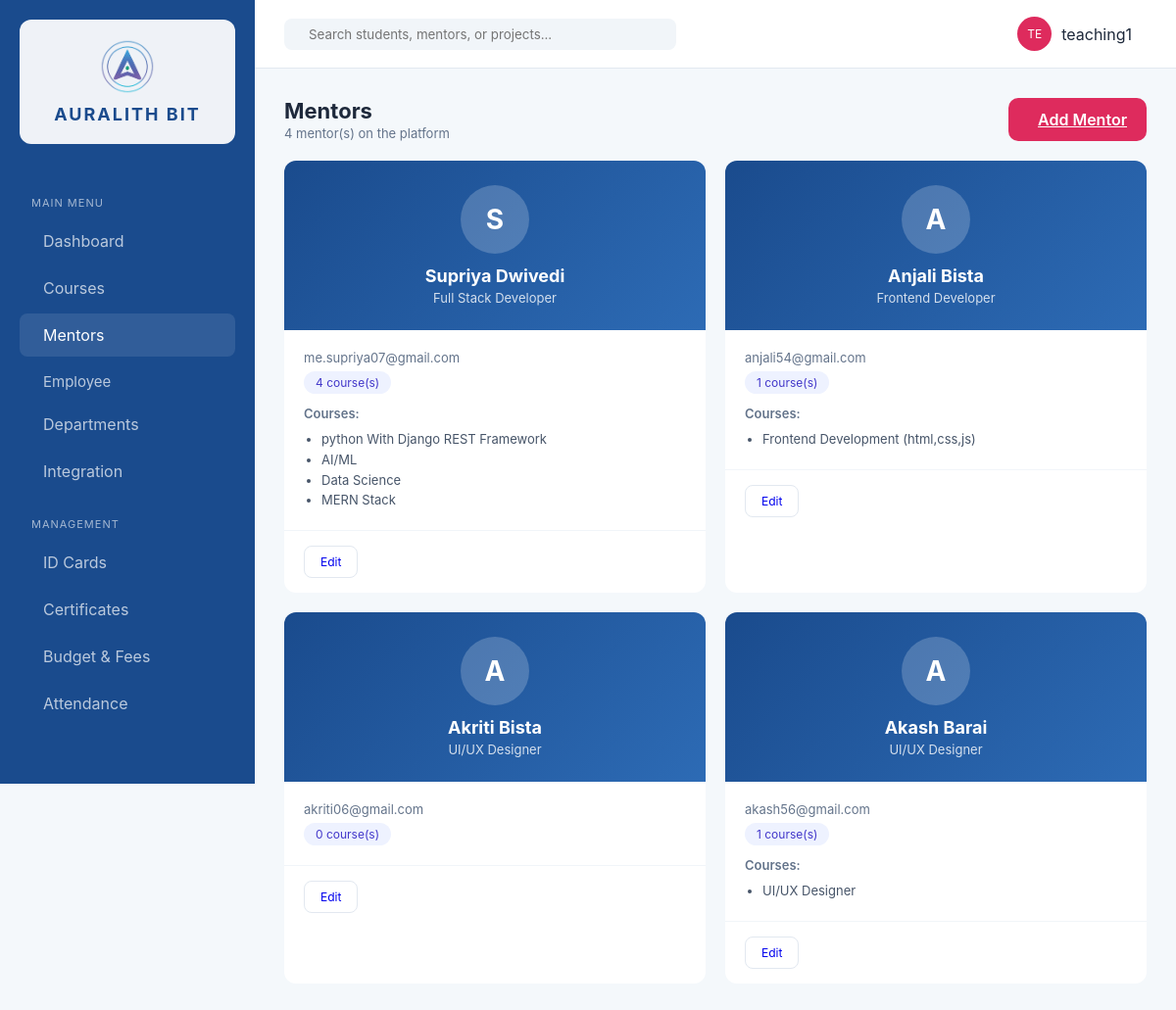
The page /mentors/ (signed in) on the database its author committed.
### erp_app/models.py (models this page shows, shortened)
class Mentor(models.Model):
    name = models.CharField(max_length=200)
    email = models.EmailField(unique=True)
    specialization = models.CharField(max_length=200)
    bio = models.TextField(blank=True)
    department = models.ForeignKey('Department', on_delete=models.SET_NULL, null=True, blank=True)
    joined_date = models.DateField(null=True, blank=True)
    class Meta:
        ordering = ['name']

class Course(models.Model):
    STATUS_CHOICES = [
        ('live', 'Live'),
        ('upcoming', 'Upcoming'),
        ('enrollment', 'Enrollment'),
        ('completed', 'Completed'),
    ]
    CATEGORY_CHOICES = [
        ('development', 'Development'),
        ('design', 'UI/UX'),
        ('qa', 'Digital Marketing'),
        ('marketing', 'Graphic Designing'),
    ]
    name = models.CharField(max_length=200)
    mentor = models.ForeignKey(Mentor, on_delete=models.SET_NULL, null=True, blank=True)
    category = models.CharField(max_length=50, choices=CATEGORY_CHOICES, default='development')
    duration_weeks = models.PositiveIntegerField(default=8)
    status = models.CharField(max_length=20, choices=STATUS_CHOICES, default='enrollment')
    description = models.TextField(blank=True)
    syllabus = models.FileField(upload_to='syllabi/', null=True, blank=True)
    students_count = models.PositiveIntegerField(default=0)
    completion_percent = models.PositiveIntegerField(default=0)
    created_at = models.DateTimeField(auto_now_add=True)
    class Meta:
        ordering = ['-created_at']

### erp_app/views.py (the view)
# urls.py: path('mentors/', views.mentors, name='mentors'),
@login_required
def mentors(request):
    mentor_list = Mentor.objects.annotate(course_count=Count('course')).prefetch_related('course_set').all()
    context = {
        'mentors': mentor_list,
        'is_admin': has_role(request.user, SUPER_ADMIN, TEACHING_STAFF),
    }
    return render(request, 'erp_app/mentors.html', context)

### erp_app/roles.py (called while the page is built)
def get_user_roles(user):
    if not user.is_authenticated:
        return []
    roles = set()
    if user.is_superuser:
        roles.add(SUPER_ADMIN)
    for group in user.groups.all():
        roles.add(group.name)
    if hasattr(user, 'student_profile') and user.student_profile:
        roles.add(STUDENT)
    return list(roles)

def has_role(user, *roles):
    user_roles = get_user_roles(user)
    return any(r in user_roles for r in roles)

### erp_app/templates/erp_app/mentors.html (shortened to what this page needs)
{% extends 'erp_app/base.html' %}
{% block content %}
<header class="top-nav" style="position:static;padding:0 0 20px 0;border-bottom:none;height:auto;background:transparent;">
    <div class="header-info">
        <h1>Mentors</h1>
        <p>{{ mentors|length }} mentor(s) on the platform</p>
    </div>
    {% if is_admin %}
    <a href="{% url 'admin:erp_app_mentor_add' %}" class="btn-primary"> Add Mentor</a>
    {% endif %}
</header>
<div style="display:grid;grid-template-columns:repeat(auto-fill,minmax(340px,1fr));gap:20px;">
    {% for mentor in mentors %}
    <div class="data-card" style="padding:0;overflow:hidden;">
        <div style="background:linear-gradient(135deg,var(--auralith-blue),#2d6bb5);color:white;padding:25px;text-align:center;">
            <div style="width:70px;height:70px;border-radius:50%;background:rgba(255,255,255,0.2);margin:0 auto 12px;display:flex;align-items:center;justify-content:center;font-size:28px;font-weight:700;">
                {% with name=mentor.name %}{{ name|make_list|first }}{% endwith %}
            </div>
            <h3 style="margin:0;color:white;font-size:18px;">{{ mentor.name }}</h3>
            <p style="opacity:0.8;font-size:13px;margin:4px 0 0;">{{ mentor.specialization }}</p>
        </div>
        <div style="padding:20px;">
            <p style="font-size:13px;color:#64748B;margin-bottom:6px;"> {{ mentor.email }}</p>
            <div style="display:flex;gap:10px;align-items:center;flex-wrap:wrap;">
                <span style="background:#EEF2FF;color:#4338CA;padding:4px 12px;border-radius:20px;font-size:12px;"> {{ mentor.course_count }} course(s)</span>
            </div>
            {% if mentor.course_set.exists %}
            <div style="margin-top:12px;">
                <p style="font-size:13px;color:#64748B;margin-bottom:8px;font-weight:600;">Courses:</p>
                <ul style="margin:0;padding-left:18px;color:#475569;font-size:13px;line-height:1.6;">
                    {% for course in mentor.course_set.all %}
                    <li>{{ course.name }}</li>
                    {% endfor %}
                </ul>
            </div>
            {% endif %}
        </div>
        <div style="padding:15px 20px;border-top:1px solid #F1F5F9;display:flex;gap:8px;">
            {% if is_admin %}
            <a href="{% url 'admin:erp_app_mentor_change' mentor.id %}" class="btn-outline" style="text-decoration:none;font-size:12px;padding:8px 16px;display:inline-block;">Edit</a>
            {% endif %}
        </div>
    </div>
    {% empty %}
    <p style="color:#94a3b8;">No mentors found. <a href="{% url 'admin:erp_app_mentor_add' %}">Add one</a>.</p>
    {% endfor %}
</div>
{% endblock %}

### erp_app/templates/erp_app/base.html (shortened to what this page needs)
<!DOCTYPE html>
{% load static %}
<html lang="en">
<head>
    <link rel="stylesheet" href="{% static 'erp_app/css/style.css' %}">
</head>
<body>
    <div class="app-container">
        <aside class="sidebar">
            <div class="brand">
                <img src="{% static 'erp_app/images/AURALITH_logo.png' %}" alt="Auralith Bit Logo" class="sidebar-logo" width="56" height="56">
                <h2>AURALITH BIT</h2>
            </div>
            <nav>
                <p class="nav-label">Main Menu</p>
                <a href="{% url 'dashboard' %}" {% if request.resolver_match.url_name == 'dashboard' %}class="active"{% endif %}> Dashboard</a>
                {% if is_any_staff or is_student or is_intern %}
                <a href="{% url 'courses' %}" {% if request.resolver_match.url_name == 'courses' %}class="active"{% endif %}> Courses</a>
                {% endif %}
                {% if is_teaching_staff or is_super_admin or is_intern or is_student %}
                <a href="{% url 'mentors' %}" {% if request.resolver_match.url_name == 'mentors' %}class="active"{% endif %}> Mentors</a>
                {% endif %}
                {% if is_any_staff or is_intern %}
                <div class="dropdown">
                    <button class="dropdown-btn">
                        <span> Employee</span>
                    </button>
                </div>
                {% endif %}
                {% if is_normal_staff or is_super_admin or is_teaching_staff %}
                <a href="{% url 'departments' %}" {% if request.resolver_match.url_name == 'departments' %}class="active"{% endif %}> Departments</a>
                {% endif %}
                {% if is_any_staff %}
                <a href="{% url 'integration' %}" {% if request.resolver_match.url_name == 'integration' %}class="active"{% endif %}> Integration</a>
                {% endif %}
                <p class="nav-label">Management</p>
                {% if is_normal_staff or is_super_admin or is_teaching_staff %}
                <a href="{% url 'id_generation' %}" {% if request.resolver_match.url_name == 'id_generation' %}class="active"{% endif %}> ID Cards</a>
                {% endif %}
                {% if is_any_staff or is_student or is_intern %}
                <a href="{% url 'certificates' %}" > Certificates</a>
                {% endif %}
                {% if is_normal_staff or is_super_admin or is_teaching_staff %}
                <a href="{% url 'budget_fees' %}" {% if request.resolver_match.url_name == 'budget_fees' %}class="active"{% endif %}> Budget & Fees</a>
                {% endif %}
                {% if is_teaching_staff or is_super_admin %}
                <a href="{% url 'attendance' %}" {% if request.resolver_match.url_name == 'attendance' %}class="active"{% endif %}> Attendance</a>
                {% endif %}
            </nav>
        </aside>
        <main class="workspace">
            <header class="top-nav">
                <form class="search-box" method="get" action="{% url 'search' %}" autocomplete="off">
                    <input type="text" name="q" id="globalSearch" placeholder="Search students, mentors, or projects..." value="{{ request.GET.q|default_if_none:'' }}" autocomplete="off">
                </form>
                <div class="user-profile" style="position:relative;display:flex;align-items:center;gap:10px;">
                    <div class="avatar">{{ user_initials }}</div>
                    <span>{{ request.user.get_full_name|default:request.user.username }}</span>
                </div>
            </header>
            <div class="content">
                {% block content %}{% endblock %}
            </div>
        </main>
    </div>
</body>
</html>

### erp_app/static/erp_app/css/style.css (style rules this page uses)
:root { --auralith-blue: #1A4B8D; --auralith-light: #F4F8FB; --accent: #DE2B5D; --text-dark: #1E293B; --text-muted: #64748B; --sidebar-w: 260px; --bg: #F4F8FB; --surface: #FFFFFF; --surface-alt: #FFFFFF; --panel-border: #E2E8F0; --topnav-bg: #FFFFFF; --search-bg: #F1F5F9; }
* { margin: 0; padding: 0; box-sizing: border-box; font-family: 'Inter', sans-serif; }
body { background: var(--bg); color: var(--text-dark); }
.app-container { display: flex; min-height: 100vh; }
.sidebar { width: var(--sidebar-w); background: var(--auralith-blue); color: white; padding: 20px; position: fixed; height: 100vh; overflow-y: auto; left: 0; top: 0; display: flex; flex-direction: column; }
nav { flex: 1; }
.nav-label { font-size: 11px; text-transform: uppercase; opacity: 0.5; margin: 20px 0 10px; }
nav a { display: flex; align-items: center; gap: 12px; color: rgba(255,255,255,0.7); text-decoration: none; padding: 12px; border-radius: 8px; margin-bottom: 4px; transition: 0.3s; }
nav a:hover, nav a.active { background: rgba(255,255,255,0.1); color: white; }
.workspace { flex: 1; display: flex; flex-direction: column; margin-left: var(--sidebar-w); }
.top-nav { height: 70px; background: var(--topnav-bg); display: flex; justify-content: space-between; align-items: center; padding: 0 30px; border-bottom: 1px solid var(--panel-border); }
.search-box { display: flex; align-items: center; background: var(--search-bg); padding: 8px 15px; border-radius: 8px; width: 400px; }
.search-box input { border: none; background: transparent; outline: none; margin-left: 10px; width: 100%; }
.user-profile { display: flex; align-items: center; gap: 15px; }
.avatar { background: var(--accent); color: white; width: 35px; height: 35px; border-radius: 50%; display: flex; align-items: center; justify-content: center; font-size: 12px; }
.content { padding: 30px; animation: contentFadeIn 0.25s ease-out; }
.data-card { background: var(--surface); border-radius: 12px; padding: 20px; animation: cardFadeIn 0.35s ease-out both; }
.btn-outline { background: transparent; border: 1px solid #e2e8f0; padding: 10px; border-radius: 8px; cursor: pointer; font-size: 13px; transition: 0.3s; }
.btn-primary { background: var(--accent); color: white; border: none; padding: 12px 20px; border-radius: 10px; cursor: pointer; display: flex; align-items: center; gap: 10px; font-weight: 600; }
.nav-label { font-size: 11px; text-transform: uppercase; opacity: 0.6; margin: 25px 0 10px 12px; letter-spacing: 1px; }
.dropdown { width: 100%; }
.dropdown-btn { width: 100%; display: flex; align-items: center; justify-content: space-between; background: transparent; border: none; color: rgba(255,255,255,0.7); padding: 12px; border-radius: 8px; cursor: pointer; font-size: 15px; transition: 0.3s; }
.dropdown-btn span { display: flex; align-items: center; gap: 12px; }
.brand { display: flex; flex-direction: column; align-items: center; justify-content: center; gap: 10px; margin: 0 0 28px; padding: 20px 28px; background: rgba(255,255,255,0.93); border-radius: 12px; text-align: center; }
.sidebar-logo { width: 56px; height: auto; object-fit: contain; border-radius: 8px; }
.brand h2 { font-size: 18px; color: var(--auralith-blue); letter-spacing: 2px; white-space: nowrap; }
.header-info h1 { font-size: 22px; margin: 0; }
.header-info p { font-size: 13px; color: #64748B; margin: 2px 0 0; }
.data-card h3 { font-size: 16px; margin-bottom: 15px; }

### rows shown on the page
Mentor: name|make_list "S", name "Supriya Dwivedi", specialization "Full Stack Developer", email "me.supriya07@gmail.com", course_count "4"
Course: name "python With Django REST Framework"
Course: name "AI/ML"
Course: name "Data Science"
Course: name "MERN Stack"
Mentor: name|make_list "A", name "Anjali Bista", specialization "Frontend Developer", email "anjali54@gmail.com", course_count "1"
Course: name "Frontend Development (html,css,js)"
Mentor: name|make_list "A", name "Akriti Bista", specialization "UI/UX Designer", email "akriti06@gmail.com", course_count "0"
Mentor: name|make_list "A", name "Akash Barai", specialization "UI/UX Designer", email "akash56@gmail.com", course_count "1"
Course: name "UI/UX Designer"

### other values the page prints
{{ user_initials }} "TE"
{{ request.user.get_full_name|default:request.user.username }} "teaching1"
{{ mentors|length }} "4"
